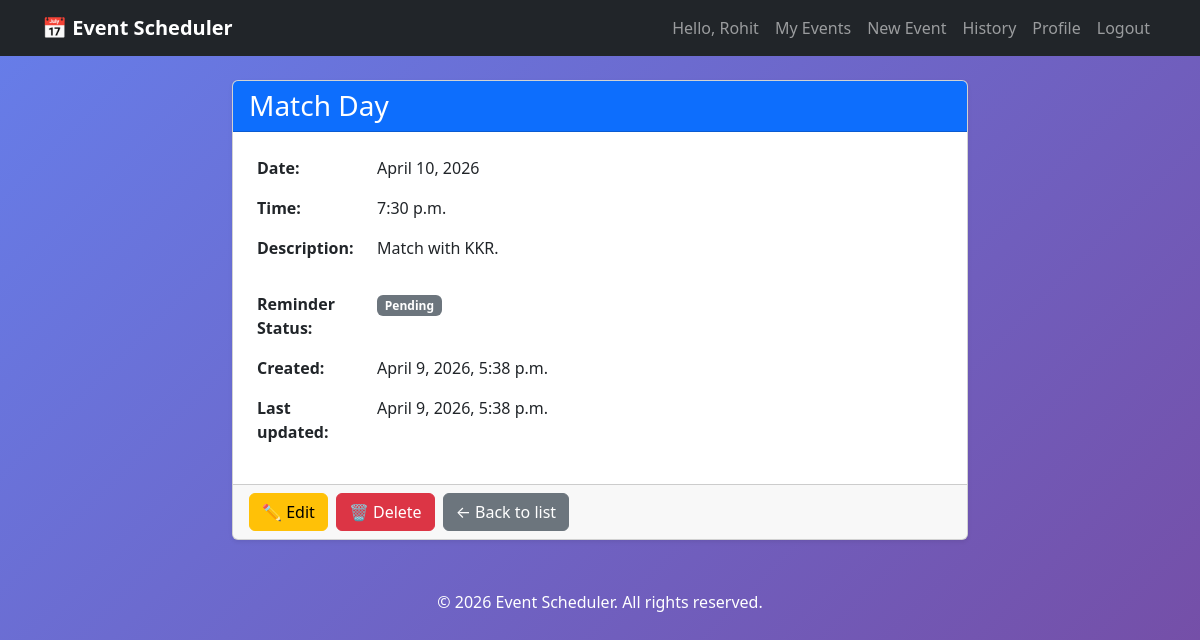
The app's page /event/10/ (signed in) with its own data.
### events/models.py (models this page shows, shortened)
class Event(models.Model):
    name = models.CharField(max_length=200)
    date = models.DateField()
    time = models.TimeField()
    description = models.TextField(blank=True)
    created_at = models.DateTimeField(auto_now_add=True)
    updated_at = models.DateTimeField(auto_now=True)
    user = models.ForeignKey(User, on_delete=models.CASCADE)
    category = models.ForeignKey(Category, on_delete=models.SET_NULL, null=True, blank=True)
    reminder_sent = models.BooleanField(default=False)   # to avoid duplicate reminders
    reminder_status = models.CharField(
        max_length=20,
        choices=[('pending', 'Pending'), ('sent', 'Sent'), ('failed', 'Failed')],
        default='pending'
    )
    reminder_sent_at = models.DateTimeField(null=True, blank=True)

### events/views.py (the view)
# urls.py: path('event/<int:pk>/', views.event_detail, name='event-detail'),
@login_required
def event_detail(request, pk):
    event = get_object_or_404(Event, pk=pk, user=request.user)
    return render(request, 'events/event_detail.html', {'event': event})

### events/templates/events/event_detail.html (shortened to what this page needs)
{% extends 'base.html' %}
{% block content %}
<div class="row justify-content-center">
    <div class="col-md-8">
        <div class="card shadow-sm">
            <div class="card-header bg-primary text-white">
                <h3 class="mb-0">{{ event.name }}</h3>
            </div>
            <div class="card-body">
                <table class="table table-borderless">
                    <tr>
                        <th style="width: 120px;">Date:</th>
                        <td>{{ event.date }}</td>
                    </tr>
                    <tr>
                        <th>Time:</th>
                        <td>{{ event.time }}</td>
                    </tr>
                    <tr>
                        <th>Description:</th>
                        <td>{{ event.description|linebreaks }}</td>
                    </tr>
                    <tr>
                        <th>Reminder Status:</th>
                        <td>
                            <span class="badge {% if event.reminder_status == 'sent' %}bg-success{% elif event.reminder_status == 'failed' %}bg-danger{% else %}bg-secondary{% endif %}">
                                {{ event.reminder_status|title }}
                            </span>
                        </td>
                    </tr>
                    <tr>
                        <th>Created:</th>
                        <td>{{ event.created_at }}</td>
                    </tr>
                    <tr>
                        <th>Last updated:</th>
                        <td>{{ event.updated_at }}</td>
                    </tr>
                </table>
            </div>
            <div class="card-footer">
                <div class="d-flex gap-2">
                    <a href="{% url 'event-update' event.pk %}" class="btn btn-warning">✏️ Edit</a>
                    <a href="{% url 'event-delete' event.pk %}" class="btn btn-danger">🗑️ Delete</a>
                    <a href="{% url 'event-list' %}" class="btn btn-secondary">← Back to list</a>
                </div>
            </div>
        </div>
    </div>
</div>
{% endblock %}

### templates/base.html (shortened to what this page needs)
<!DOCTYPE html>
<html lang="en">
<head>
    <link href="https://cdn.jsdelivr.net/npm/bootstrap@5.3.0-alpha1/dist/css/bootstrap.min.css" rel="stylesheet">
</head>
<body>
    <nav class="navbar navbar-expand-lg navbar-dark bg-dark">
        <div class="container">
            <a class="navbar-brand" href="{% url 'event-list' %}">📅 Event Scheduler</a>
            <div class="collapse navbar-collapse" id="navbarNav">
                <ul class="navbar-nav ms-auto">
                    {% if user.is_authenticated %}
                        <li class="nav-item">
                            <span class="nav-link">Hello, {{ user.username }}</span>
                        </li>
                        <li class="nav-item">
                            <a class="nav-link" href="{% url 'event-list' %}">My Events</a>
                        </li>
                        <li class="nav-item">
                            <a class="nav-link" href="{% url 'event-create' %}">New Event</a>
                        </li>
                        <li class="nav-item">
                            <a class="nav-link" href="{% url 'event-history' %}">History</a>
                        </li>
                        <li class="nav-item">
                        <a class="nav-link" href="{% url 'profile' %}">Profile</a>
                        </li>
                        <li class="nav-item">
                            <form method="post" action="{% url 'logout' %}" class="d-inline">
                                <button type="submit" class="btn btn-link nav-link" style="display: inline; cursor: pointer;">Logout</button>
                            </form>
                        </li>
                    {% endif %}
                </ul>
            </div>
        </div>
    </nav>
    <div class="container mt-4">
        {% block content %}
        {% endblock %}
    </div>
    <footer>
        <p>&copy; 2026 Event Scheduler. All rights reserved.</p>
    </footer>
</body>
</html>

### templates/base.html (style rules this page uses)
body { background: linear-gradient(135deg, #667eea 0%, #764ba2 100%); min-height: 100vh; }
.navbar-brand { font-weight: bold; }
footer { margin-top: 50px; text-align: center; color: white; }

### records on screen
Event: name "Match Day", date "April 10, 2026", time "7:30 p.m.", description "Match with KKR.", reminder_status "Pending", created_at "April 9, 2026, 5:38 p.m.", updated_at "April 9, 2026, 5:38 p.m."

### other values on screen
{{ user.username }} "Rohit"
